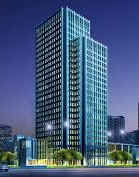
#> input picture day3/image1.jpg, 139 x 177 px, found by its file name
$ python p4.py
#> lines starting #> are read from the running program, lines starting #| are printed output that depends on the picture
import cv2
import matplotlib.pyplot as plt
img=cv2.imread("image1.jpg")
#> img is the input picture: shape (177, 139, 3); mean B, G, R 124.2, 90.3, 69.4
gray=cv2.cvtColor(img,cv2.COLOR_BGR2GRAY)
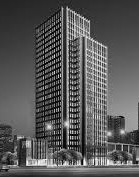
#> gray: shape (177, 139); min 2, max 254, mean 87.9
edges=cv2.Canny(gray,20,900)
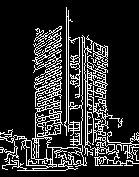
#> edges: shape (177, 139); 17.4% white in thin lines or dots
plt.imshow(cv2.cvtColor(edges,cv2.COLOR_BGR2RGB))
plt.show()
